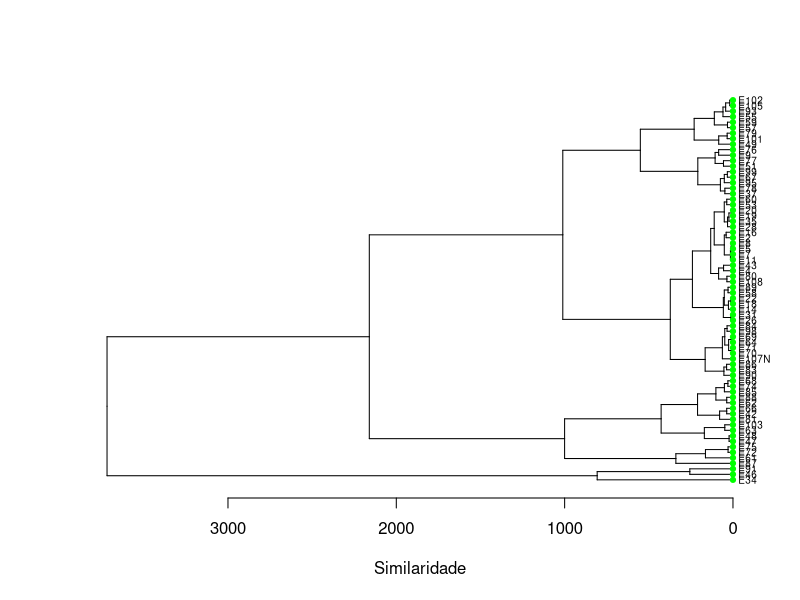

Write the R code that produced this figure.

data <- read.csv("data.txt", na.strings="?")
data <- data[complete.cases(data), ]
rownames(data) <- data[, 1]
X<- subset(data, select = c("LOCATION","ERECTED","LENGTH","LANES"))
hC <- hclust(dist(X))
hcd <- as.dendrogram(hC)
nodePar <- list(lab.cex = 0.6, pch = c(NA, 19), 
                cex = 0.7, col = "green")
plot(hcd, xlab = "Similaridade",
     nodePar = nodePar, horiz = TRUE)
